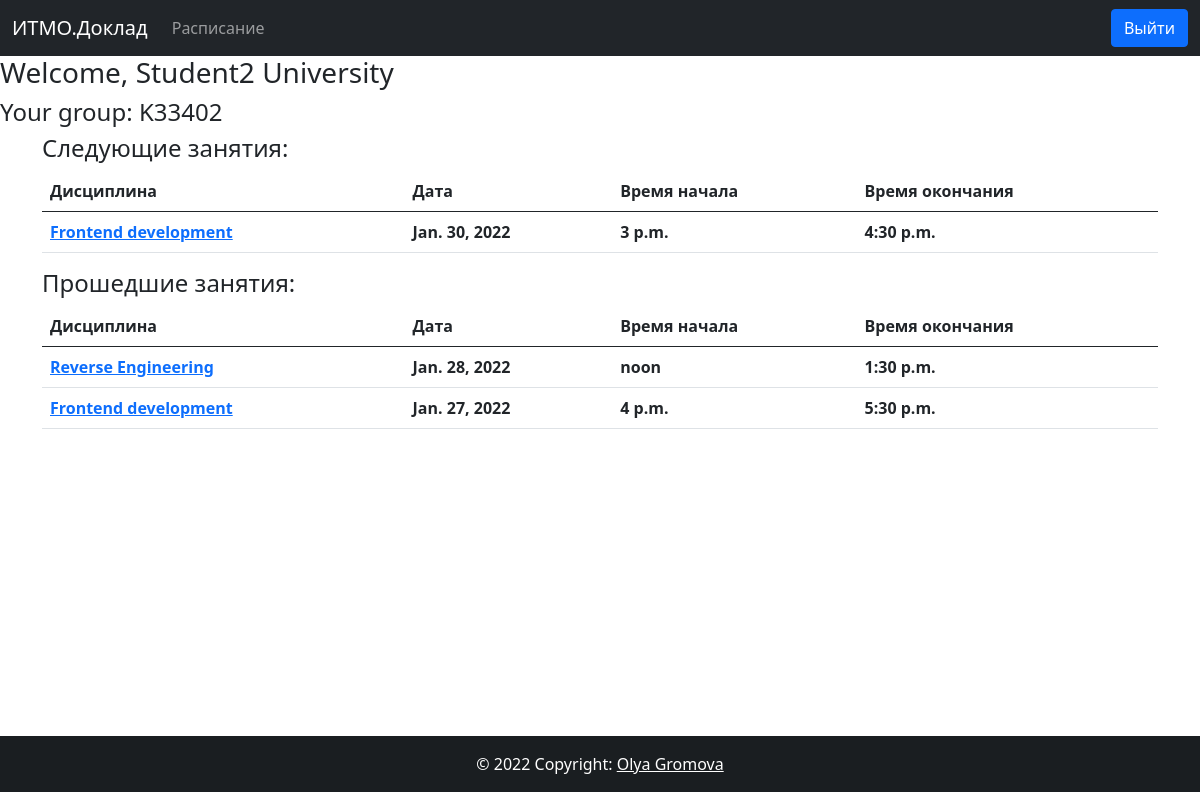
The app's page /schedule/ (signed in) with its own data.
### students/models.py (models this page shows, shortened)
class Lesson(models.Model):
    group_id = models.ForeignKey(StudentGroup, on_delete=models.PROTECT)
    discipline_id = models.ForeignKey(Discipline, on_delete=models.PROTECT)
    date = models.DateField()
    start_time = models.TimeField()
    end_time = models.TimeField()

class Discipline(models.Model):
    name = models.CharField(max_length=30, unique=True)

### students/views.py (the view)
# urls.py: path('schedule/', views.schedule_view),
@login_required
def schedule_view(request):
    fullname = f'{request.user.first_name} {request.user.last_name}'
    student = Student.objects.get(user_id__exact=request.user.id)
    student_group = student.sgroup_id.group_id.name
    print(student.sgroup_id.id)
    lessons = Lesson.objects.filter(group_id__id__exact=student.sgroup_id.id)
    previous_lessons, next_lessons = [], []
    for lesson in lessons:
        if check_if_lesson_passed(lesson):
            previous_lessons.append(lesson)
        else:
            next_lessons.append(lesson)
    data = {
        'fullname': fullname,
        'student_group': student_group,
        'previous_lessons': previous_lessons,
        'next_lessons': next_lessons
    }
    return render(request, 'schedule.html', data)

### students/views.py (called while the page is built)
def check_if_lesson_passed(lesson):
    return lesson.date < datetime.date.today() or lesson.date == datetime.date.today() and lesson.start_time < datetime.datetime.now().time()

### templates/schedule.html
{% extends 'default.html' %}
{% block content %}
<h3>Welcome, {{ fullname }}</h3>
<h4>Your group: {{ student_group }}</h4>
<div class="container">
    <h4>Следующие занятия:</h4>
    <table class="table">
        <thead>
            <tr>
                <th scope="col">Дисциплина</th>
                <th scope="col">Дата</th>
                <th scope="col">Время начала</th>
                <th scope="col">Время окончания</th>
            </tr>
        </thead>
        <tbody>
            {% for o in next_lessons %}
                <tr scope="row">
                    <th>
                        <a href="/lesson/{{o.pk}}">{{ o.discipline_id.name }}</a>
                    </th>
                    <th>{{ o.date }}</th>
                    <th>{{ o.start_time }}</th>
                    <th>{{ o.end_time }}</th>
                </tr>
            {% endfor %}
        </tbody>
    </table>
</div>
<div class="container">
    <h4>Прошедшие занятия:</h4>
    <table class="table">
        <thead>
            <tr>
                <th scope="col">Дисциплина</th>
                <th scope="col">Дата</th>
                <th scope="col">Время начала</th>
                <th scope="col">Время окончания</th>
            </tr>
        </thead>
        <tbody>
            {% for o in previous_lessons %}
                <tr scope="row">
                    <th>
                        <a href="/lesson/{{o.pk}}">{{ o.discipline_id.name }}</a>
                    </th>
                    <th>{{ o.date }}</th>
                    <th>{{ o.start_time }}</th>
                    <th>{{ o.end_time }}</th>
                </tr>
            {% endfor %}
        </tbody>
    </table>
</div>
{% endblock %}

### records on screen
Lesson: discipline_id.name "Frontend development", date "Jan. 30, 2022", start_time "3 p.m.", end_time "4:30 p.m."
Lesson: discipline_id.name "Reverse Engineering", date "Jan. 28, 2022", start_time "noon", end_time "1:30 p.m."
Lesson: discipline_id.name "Frontend development", date "Jan. 27, 2022", start_time "4 p.m.", end_time "5:30 p.m."

### other values on screen
{{ fullname }} "Student2 University"
{{ student_group }} "K33402"
